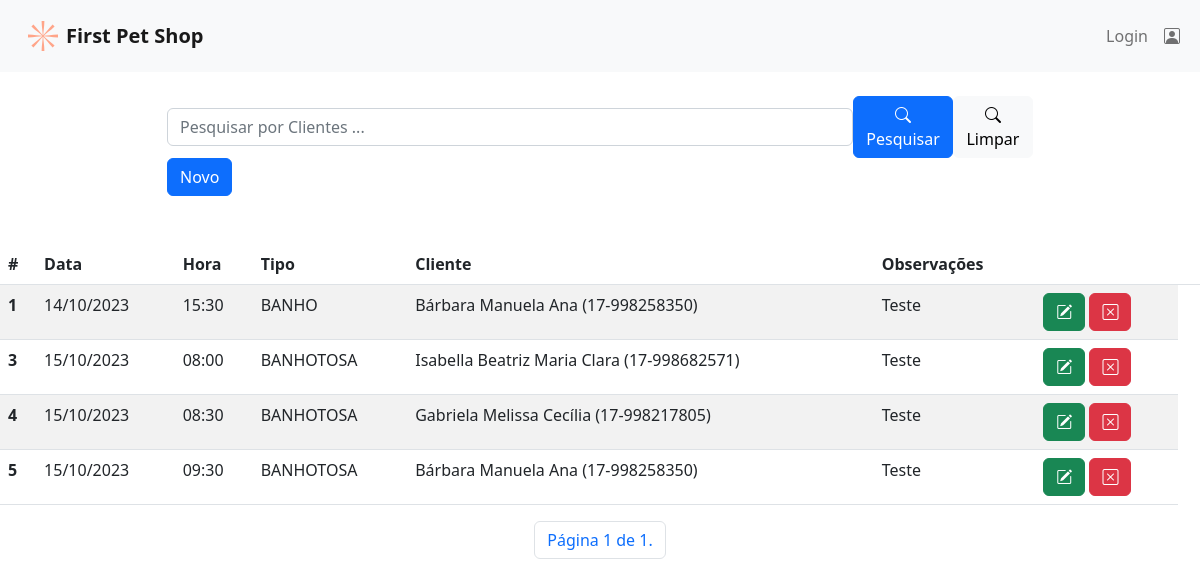
/listar/servico/, run on the app's committed database.
### firstpetshop/models.py (models this page shows, shortened)
class Servico(models.Model):
    SERVICO_TIPO = [
        ("BANHO", "BANHO"),
        ("BANHOTOSA", "BANHO E TOSA"),
        ("TOSA", "TOSA"),
        ("CLINICO", "CLINICO"),
    ]
    dt_agendada = models.DateField(verbose_name="Data Agendada")
    hr_agendada = models.TimeField(verbose_name="Hora Agendada", blank=True, null=True)
    tipo = models.CharField(max_length=30, choices=SERVICO_TIPO, verbose_name="Tipo de Serviço")
    cliente = models.ForeignKey(Cliente, on_delete=models.PROTECT)
    obs = models.TextField(max_length=255, verbose_name="Observações")

class Cliente(models.Model):
    nome = models.CharField(max_length=120)
    rg = models.CharField(max_length=40, blank=True, null=True)
    cpf = models.CharField(max_length=20, blank=True, null=True)
    endereco = models.CharField(max_length=200, blank=True, null=True, verbose_name="endereço")
    cidade = models.CharField(max_length=100, blank=True, null=True)
    uf = models.CharField(max_length=2, blank=True, null=True)
    telefone = models.CharField(max_length=20)
    email = models.EmailField(max_length=120, blank=True, null=True)
    foto = models.ImageField(upload_to='images/', blank=True, null=True)
    def __str__(self):
        return "{} ({})".format(self.nome, self.telefone)

### firstpetshop/views.py (the view)
# urls.py: path('listar/servico/', ServicoList.as_view(), name="listar-servico"),
class ServicoList(ListView):
    login_url = reverse_lazy('login')
    model = Servico
    template_name = 'servicos/servicos.html'
    paginate_by = 10
    def get_queryset(self):
        txt_nome = self.request.GET.get('inptPesquisar')
        if txt_nome:
            servicos = Servico.objects.filter(nome__icontains=txt_nome)
        else:
            servicos = Servico.objects.all()
        return servicos

### firstpetshop/templates/servicos/servicos.html (shortened to what this page needs)
{% extends "base.html" %}
{% block content %}
<br>
<br>
<br>
<div class="container">
  <div class="row justify-content-center m-4">
    <div class="col-10">
      <form action="?" method="GET" class="row">
        <div class="d-flex align-items-center">
          <input type="text" class="form-control" name="inptPesquisar" id="" value="{{ request.GET.inptPesquisar }}"
            class="p-1 border" autocomplete="off" placeholder="Pesquisar por Clientes ...">
          <button type="submit" class="btn btn-primary bi bi-search ms-auto">Pesquisar</button>
          <a href="{% url 'listar-servico' %}" class="btn btn-light bi bi-search ms-auto">Limpar</a>
        </div>
      </form>
      <div class="row">
        <div class="d-flex align-items-center">
          <a class="btn btn-primary" href="{% url 'cadastrar-servico' %}">Novo</a>
        </div>
      </div>
    </div>
  </div>
</div>
<br>
<div class="table-responsive">
  <table class="table table-striped">
    <thead>
      <tr>
        <th scope="col">#</th>
        <th scope="col">Data</th>
        <th scope="col">Hora</th>
        <th scope="col">Tipo</th>
        <th scope="col">Cliente</th>
        <th scope="col">Observações</th>
        <th scope="col"></th>
        <th scope="col"></th>
      </tr>
    </thead>
    <tbody>
      {% for object in object_list %}
      <tr>
        <th scope="row">{{object.id}}</th>
        <td>{{object.dt_agendada|date:"d/m/Y"}}</td>
        <td>{{object.hr_agendada|time:"H:i"}}</td>
        <td>{{object.tipo}}</td>
        <td>{{object.cliente}}</td>
        <td>{{object.obs}}</td>
        <td>
          <a href="{% url 'editar-servico' object.pk %}" class="btn btn-success bi bi-pencil-square"></a>
          <a href="{% url 'excluir-servico' object.pk %}" class="btn btn-danger bi bi-x-square"></a>
        </td>
      </tr>
      {% empty %}
      <tr>
        <td colspan="8">Nenhum Serviço Cadastrado</td>
      </tr>
      {% endfor %}
    </tbody>
  </table>
  <ul class="pagination justify-content-center">
    <li class="page-item">
        <span class="page-link">Página {{ page_obj.number }} de {{ page_obj.paginator.num_pages }}.</span>
    </li>
  </ul>
</div>
{% endblock %}

### data on the page
Servico: id "1", dt_agendada "14/10/2023", hr_agendada "15:30", tipo "BANHO", cliente "Bárbara Manuela Ana (17-998258350)", obs "Teste"
Servico: id "3", dt_agendada "15/10/2023", hr_agendada "08:00", tipo "BANHOTOSA", cliente "Isabella Beatriz Maria Clara (17-998682571)", obs "Teste"
Servico: id "4", dt_agendada "15/10/2023", hr_agendada "08:30", tipo "BANHOTOSA", cliente "Gabriela Melissa Cecília (17-998217805)", obs "Teste"
Servico: id "5", dt_agendada "15/10/2023", hr_agendada "09:30", tipo "BANHOTOSA", cliente "Bárbara Manuela Ana (17-998258350)", obs "Teste"

### other printed values
{{ page_obj.number }} "1"
{{ page_obj.paginator.num_pages }} "1"
